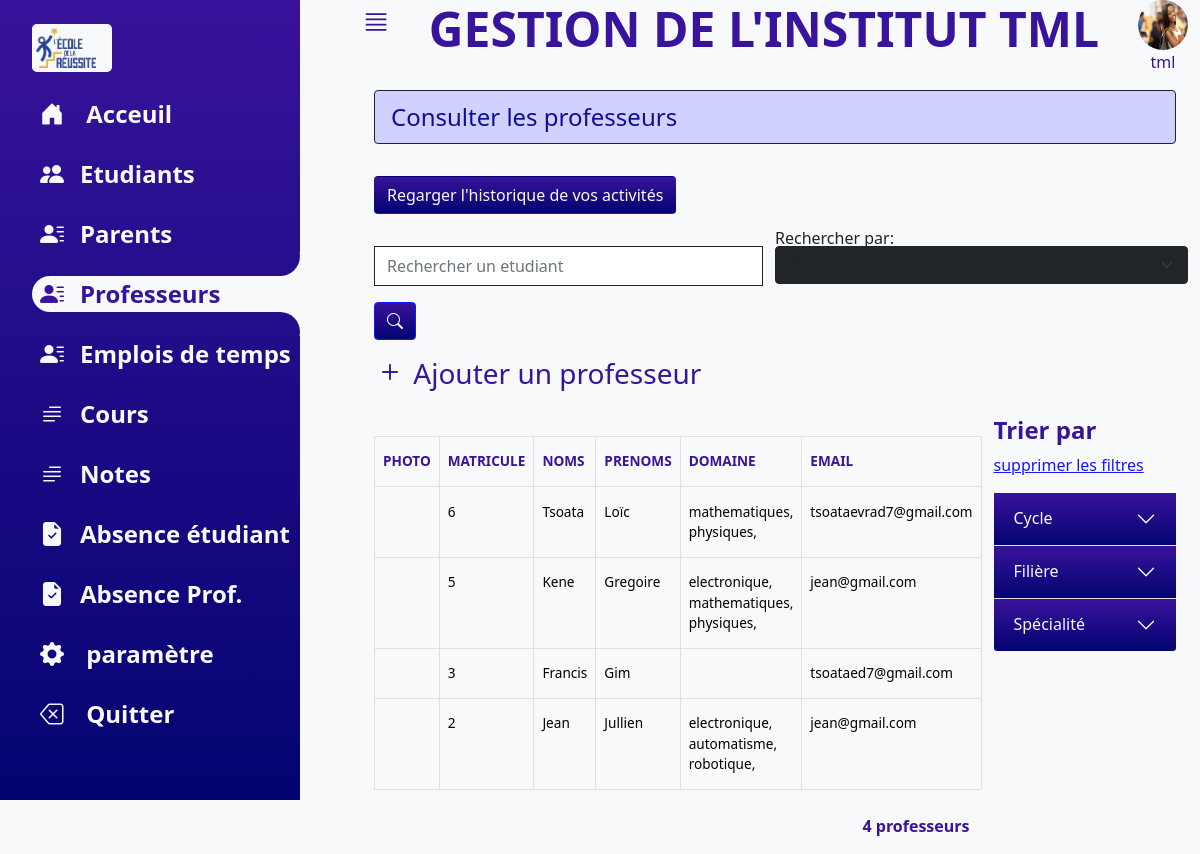
The page /direction/professeur/liste_professeur/ (signed in) on the database its author committed.
### direction/models.py (models this page shows, shortened)
class Professeur(models.Model):
	photo=models.ImageField(null=True, blank=True)
	matricule=models.PositiveIntegerField(blank=True, default=0, unique=True)
	noms=models.CharField(max_length=30)
	prenoms=models.CharField(max_length=30)
	date_naissance=models.DateField()
	lieu_de_naissance=models.CharField(max_length=30)
	email=models.EmailField(blank=True)
	numero_telephone=models.CharField( max_length=20, validators=[RegexValidator(
		regex=r"^(\+?\(?237\)?)?[ ]?6([ -/.]?(\d){2}){4}$", message="Mauvais format de numéro")])
	domaine=models.ManyToManyField("DomaineEtude")
	nationalite=models.CharField(max_length=30, default="Camerounaise")
	numero_CNI=models.CharField(max_length=30)# A revoir
	cv=models.OneToOneField("CVProfesseur", blank=True, null=True, on_delete=models.SET_NULL)
	emploi_de_temps=models.OneToOneField("EmploiDeTemps", blank=True, null=True, on_delete=models.SET_NULL)
	profil=models.OneToOneField(User, on_delete=models.SET_NULL, null=True, blank=True)
	developpment_password=models.CharField(max_length=30)
	def get_absolute_url(self):
		from django.urls import reverse
		return reverse("direction:lire_professeur", args=[self.pk])
	class Meta:
		verbose_name="Professeur"
		verbose_name_plural="Professeurs"

class DomaineEtude(models.Model):
	nom=models.CharField(max_length=30)

### direction/views.py (the view)
# urls.py: path("professeur/liste_professeur/", ListeProfesseur.as_view(), name="liste_professeur"),
class ListeProfesseur(UserPassesTestMixin, ListView):
    template_name="direction/liste-professeur.html"
    context_object_name="professeurs"
    model=Professeur
    def test_func(self):
        try:
            group=self.request.user.groups.get(name="secrétaire professeur")
            return True
        except:
            return False
    def get_context_data(self, **kwargs):
        context=super().get_context_data(**kwargs)
        context["filtre_cycle"]=Cycle.objects.all()
        filtre_specialite=Specialite.objects.all()
        filtre_specialite=([{"nom":s.nom, "niveau":s.niveau, "pk":s.pk} for s in filtre_specialite])
        filtre_specialite.sort(key=lambda x:(x["nom"], x["niveau"]))
        context["filtre_specialite"]=filtre_specialite
        context["filtre_filiere"]=Filiere.objects.all()
        context["option_search"]=["Matricules","Noms et/ou Prenoms", "Specialites", "Filieres"]
        try:
            pk=self.request.GET["specialite"]
            pk=int(pk)
            context["active_specialite"]=pk
            return context
        except:
            pass
        try:
            pk=self.request.GET["cycle"]
            pk=int(pk)
            context["active_cycle"]=pk
            return context
        except:
            pass
        try:
            pk=self.request.GET["filiere"]
            pk=int(pk)
            context["active_filiere"]=pk
            return context
        except:
            pass
        return context
    def get_queryset(self):
        try:
            pk=self.request.GET["cycle"]
            pk=int(pk)
            cycle=Cycle.objects.get(pk=pk)
            professeurs=[]
            for filiere in cycle.filiere_set.all():
                for specialite in filiere.specialite_set.all():
                    for matiere in specialite.matiere:
                        professeurs.append(matiere.professeur)
            professeurs.sort(key=lambda x:x.pk, reverse=True)
            return professeurs
        except:
            pass
        try:
            pk=self.request.GET["filiere"]
            pk=int(pk)
            filiere=Filiere.objects.get(pk=pk)
            professeurs=[]
            for specialite in filiere.specialite_set.all():
                for matieres in specialite.matiere.all():
                    for matiere in matieres:
                        professeurs.append(matiere.professeur)
            professeurs.sort(key=lambda x:x.pk, reverse=True)
            return professeurs
        except:
            pass
        try:
            pk=self.request.GET["specialite"]
            pk=int(pk)
            specialite=Specialite.objects.get(pk=pk)
            professeurs=[]
            for matiere in specialite.matiere.all():
                professeurs.append(matiere.professeur)
            professeurs.sort(key=lambda x:x.pk, reverse=True)
            return professeurs
        except:
            pass
        try:
            searchBy=self.request.GET["search-by"]
            search=self.request.GET["search"]
            if searchBy=="Matricules":
                try:
                    matricule=int(search)
                except ValueError:
                    return []
                return Professeur.objects.filter(matricule=matricule)
            if searchBy=="Noms et/ou Prenoms":
                return Professeur.objects.filter(Q(noms__icontains=search) | Q(prenoms__icontains=search)).order_by("-matricule")
            if searchBy=="Specialites":
                specialites=Specialite.objects.filter(nom__icontains=search)
                professeurs=[]
                for specialite in specialites:
                    for matiere in specialite.matiere:
                        professeurs.append(matiere.professeur)
                professeurs.sort(key=lambda x:x.pk, reverse=True)
                return professeurs
            if searchBy=="Filieres":
                filieres=Filiere.objects.filter(nom__icontains=search)
                professeurs=[]
                for filiere in filieres:
                    for specialite in filiere.specialite_set.all():
                        for matiere in specialite.matiere:
                            professeurs.append(matiere.professeur)
                professeurs.sort(key=lambda x:x.pk, reverse=True)
                return professeurs
        except:
            pass
        professeurs=Professeur.objects.all().order_by("-matricule")
        return professeurs

### direction/context_processors.py (called while the page is built)
def getNamesGroupUser(request):
	namesGroup=[group.name for group in request.user.groups.all()]
	return {"names_group": namesGroup}

### direction/templates/direction/liste-professeur.html (shortened to what this page needs)
{% extends "direction/base.html" %}
{% load static %}
{% block message %}
 <p class="fs-4 border border-dark py-2 px-3 alert alert-primary">
 Consulter les professeurs
 </p>
{% endblock %}
{% block content %}
{% include "direction/vertical-bar.html" with onglet=4 %}
<div class="my-3 ">
  <form action="{{request.path}}" method="get">
<div class="  row " >
  <div class="col-12 col-sm-6 position-relative ">
      <input type="search" name="search" class="form-control" style="height:40px;" placeholder="Rechercher un etudiant">
    <button type="submit"  class="btn btn-primary mt-3" id="search">
      <i class="bi bi-search text-white"></i>
    </button>
  </div>
  <div class="col-12 col-sm-6  mt-4 mt-sm-0 p-0 position-relative " style="">
  <label class="label-form " for="recherche" id="label-search">Rechercher par:</label>
    <select class="form-select" name="search-by">
      {% for option in option_search %}
        <option>{{option}}</option>
      {% endfor %}
    </select>
  </div>
  <div class="mt-2">
    <a href="{% url 'direction:ajout_professeur'  %}" class="text-decoration-none fs-3  violet"> <i class=" bi bi-plus violet fs-2"></i> Ajouter un professeur</a>
  </div>
</div>
</form>
</div>
<div class="row">
 <div class=" col-12 col-lg-9 overflow-auto">
  <table class="  table  table-light table-borderless table-hover table-bordered my-4 " id="table-list">
   <tr>
     <th class="text-uppercase violet fw-bold"> Photo</th>
     <th class="text-uppercase violet fw-bold"> Matricule</th>
     <th class="text-uppercase violet fw-bold"> Noms</th>
     <th class="text-uppercase violet fw-bold"> Prenoms</th>
     <th class="text-uppercase violet fw-bold px-2"> Domaine </th>
     <th class="text-uppercase violet fw-bold"> email</th>
   </tr>
    {% for professeur in professeurs %}
      <tr url="{{professeur.get_absolute_url}}" class="item">
        <td>{{professeur.photo}}</td>
        <td>{{professeur.matricule}}</td>
        <td>{{professeur.noms}}</td>
        <td>{{professeur.prenoms}}</td>
        <td>{% for domaine in professeur.domaine.all %}{{domaine.nom}}, {%endfor%}</td>
        <td>{{professeur.email}}</td>
      </tr>
    {% empty %}
      <h3 class="text-center"> Aucun professeur trouvé</h3>
    {% endfor %}
 </table>
 <div class="text-end row">
    <div class="col-6">
    </div>
    <div class="col-6">
       <p class="fw-bold violet" fs-2>{{professeurs.count}} professeur{{professeurs.count|pluralize}}</p>
    </div>
 </div>
</div>
<div class="col-6 col-lg-3 mt-5 mt-lg-1">
   <h4 class="violet fw-bold">Trier par</h4>
    <p><a href="{{request.path}}" class="link-primary">supprimer les filtres</a></p>
<div class="accordion accordion-flush" id="accordionTML">
      <div class="accordion-item">
        <h2 class="accordion-header " id="flush-headingOne">
          <button class="accordion-button  collapsed" type="button" data-bs-toggle="collapse" data-bs-target="#flush-collapseOne" aria-expanded="false" aria-controls="flush-collapseOne">
             Cycle
          </button>
        </h2>
  </div>
  <div class="accordion-item">
    <h2 class="accordion-header" id="flush-headingTwo">
      <button class="accordion-button collapsed" type="button" data-bs-toggle="collapse" data-bs-target="#flush-collapseTwo" aria-expanded="false" aria-controls="flush-collapseTwo">
        Filière
      </button>
    </h2>
  </div>
  <div class="accordion-item">
    <h2 class="accordion-header" id="flush-headingThree">
      <button class="accordion-button collapsed" type="button" data-bs-toggle="collapse" data-bs-target="#flush-collapseThree" aria-expanded="false" aria-controls="flush-collapseThree">
        Spécialité
      </button>
    </h2>
  </div>
</div>
</div>
</div>
{% endblock %}

### direction/templates/direction/base.html (shortened to what this page needs)
{% load static %}
<!DOCTYPE html>
<html lang="fr" dir="ltr">
  <head>
    <link rel="stylesheet" type="text/css" href="{% static 'vitrine/css/style.css' %}">
    <link rel="stylesheet" type="text/css" href="{% static 'direction/css/direction-index.css' %}">
    <link rel="stylesheet" type="text/css" href="{% static 'vitrine/css/bootstrap-icons.css' %}">
  </head>
  <body>
    <div class="container-fluid bg-light">
      <div class="main active ">
        <div class=" top d-flex justify-content-between">
          <div class="menu" style="cursor:pointer;">
            <i class="bi bi-justify fs-3 "></i>
          </div>
          <div class="">
            <p class="text-uppercase display-5 fw-bold"> Gestion de l'institut TML </p>
          </div>
          <div class="">
            <img src="{% static 'vitrine/images/etudiante2.jpg' %}" class="rounded-circle d-block mx-auto" width="50px" height="50px" alt="">
            <p class="text-center"> {{user.username}}</p>
          </div>
        </div>
        <div class="container">
          <div class="">
              {% block message %}
              {% endblock %}
            <button type="button" class="btn my-3" name="button">Regarger l'historique de vos activités</button>
          </div>
          {% block content %}
          {% endblock %}
        </div>
      </div>
    </div>
  </body>
</html>

### direction/static/direction/css/direction-index.css (style rules this page uses)
:root { --violet-gradient:linear-gradient(rgba(56, 19, 155), rgba(3, 3, 113)); --violet:rgba(56, 19, 155); --white:#f8f9fa; }
.violet { color:var(--violet); }
.main { padding-left:130px; width:100%; transition: .5s; min-height: 100vh; }
.main .top { color:var(--violet); }
.main.active { padding-left: 350px; }
.main .container button { background: var(--violet); background-image: var(--violet-gradient); color:var(--white); }
table tr th, table tr td { font-size: .85rem; }
#search { margin-top:0; white-space: nowrap; }
#label-search { position:absolute; top:-20px; }

### rows shown on the page
Professeur: matricule "6", noms "Tsoata", prenoms "Loïc", email "tsoataevrad7@gmail.com"
DomaineEtude: nom "mathematiques"
DomaineEtude: nom "physiques"
Professeur: matricule "5", noms "Kene", prenoms "Gregoire", email "jean@gmail.com"
DomaineEtude: nom "electronique"
Professeur: matricule "3", noms "Francis", prenoms "Gim", email "tsoataed7@gmail.com"
Professeur: matricule "2", noms "Jean", prenoms "Jullien", email "jean@gmail.com"
DomaineEtude: nom "automatisme"
DomaineEtude: nom "robotique"

### other values the page prints
{{ user.username }} "tml"
{{ professeurs.count }} "4"
form field search-by "Matricules"
